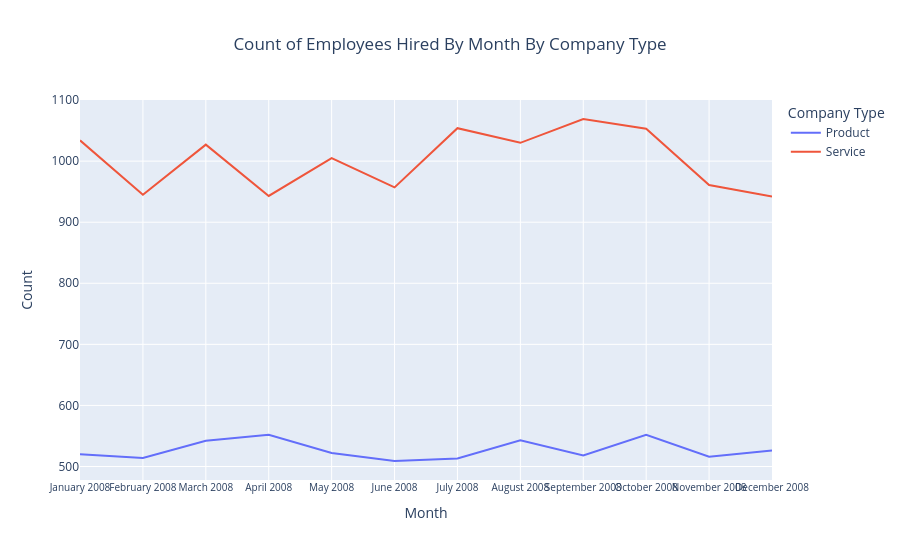

Here is the notebook cell this chart was saved with:
### Code cell
fig1 = px.line(
    counts_df1, 
    x='Join_Month_Year', 
    y='Count', 
    color="Company Type",
    title='Count of Employees Hired By Month By Company Type',
    labels={'Join_Month_Year': 'Month', 'count': 'Number of Joins'},
    height=550
)

fig1.update_layout(xaxis_tickangle=0, title_x=0.5)
fig1.update_xaxes(tickfont=dict(size=10))
fig1.show()

### Figure 1 — Plotly figure (JSON) as saved in the notebook; plotly's stock layout.template omitted (floating-point values rounded to 4 significant figures)
{"data": [{"hovertemplate": "Company Type=Product<br>Month=%{x}<br>Count=%{y}<extra></extra>", "legendgroup": "Product", "line": {"color": "#636efa", "dash": "solid"}, "marker": {"symbol": "circle"}, "mode": "lines", "name": "Product", "orientation": "v", "showlegend": true, "type": "scatter", "x": ["January 2008", "February 2008", "March 2008", "April 2008", "May 2008", "June 2008", "July 2008", "August 2008", "September 2008", "October 2008", "November 2008", "December 2008"], "xaxis": "x", "y": [520, 514, 542, 552, 522, 509, 513, 543, 518, 552, 516, 526], "yaxis": "y"}, {"hovertemplate": "Company Type=Service<br>Month=%{x}<br>Count=%{y}<extra></extra>", "legendgroup": "Service", "line": {"color": "#EF553B", "dash": "solid"}, "marker": {"symbol": "circle"}, "mode": "lines", "name": "Service", "orientation": "v", "showlegend": true, "type": "scatter", "x": ["January 2008", "February 2008", "March 2008", "April 2008", "May 2008", "June 2008", "July 2008", "August 2008", "September 2008", "October 2008", "November 2008", "December 2008"], "xaxis": "x", "y": [1034, 945, 1027, 943, 1005, 957, 1054, 1030, 1069, 1053, 961, 942], "yaxis": "y"}], "layout": {"autosize": true, "legend": {"title": {"text": "Company Type"}, "tracegroupgap": 0}, "title": {"text": "Count of Employees Hired By Month By Company Type", "x": 0.5}, "xaxis": {"anchor": "y", "autorange": true, "domain": [0, 1], "range": [0, 11], "tickangle": 0, "tickfont": {"size": 10}, "title": {"text": "Month"}, "type": "category"}, "yaxis": {"anchor": "x", "autorange": true, "domain": [0, 1], "range": [477.9, 1100.0], "title": {"text": "Count"}, "type": "linear"}}}
